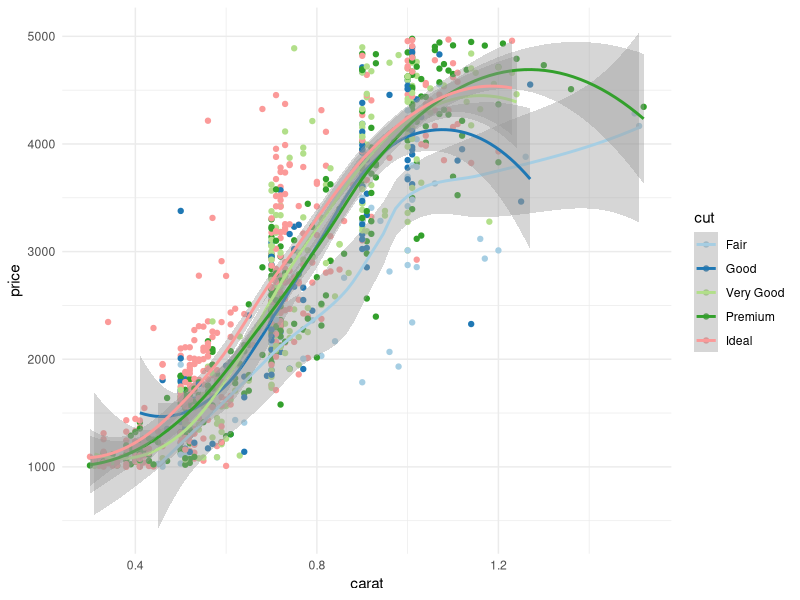

Recreate this plot in R.
## ---- chunk 1
library(dplyr)
library(ggthemes)
library(tidyverse)
library(patchwork)
library(tidyverse)
library(glue)
library(ggplot2)
Price200500 <- diamonds %>%
    filter(price>=1000,
           price <= 5000)
set.seed(42)
ggplot(sample_n(Price200500,1000),
				aes(carat,price,color=cut))+
	geom_point()+
  geom_smooth(medtod="lm") +
	theme_minimal()+
	scale_color_brewer(type = "qual" , palette = 3)
    
